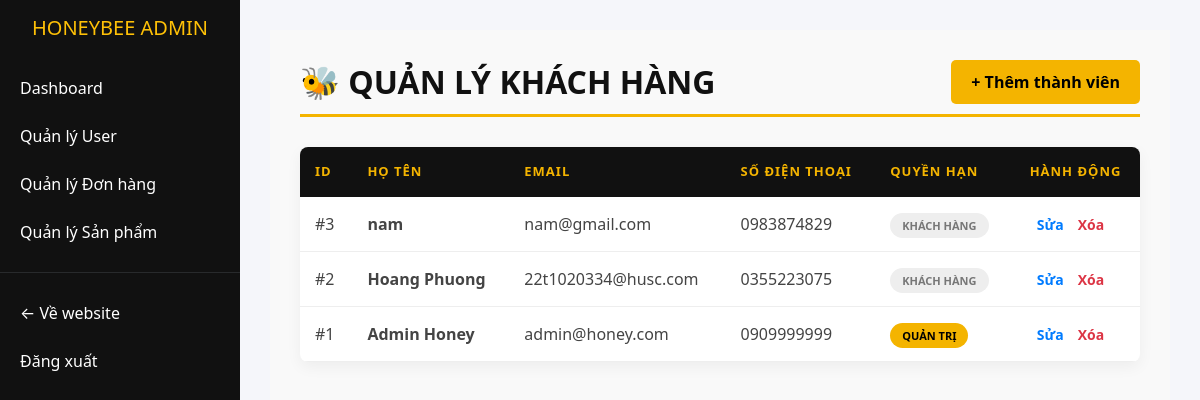
Page /admin/user (signed in) on the committed database.
### tables this page shows
CREATE TABLE `users` (
  `id` int(11) NOT NULL AUTO_INCREMENT,
  `name` varchar(250) NOT NULL,
  `email` varchar(250) NOT NULL,
  `phone` varchar(15) NOT NULL,
  `password` varchar(250) NOT NULL,
  `role` varchar(10) NOT NULL,
  PRIMARY KEY (`id`)
);

### admin/src/Controller.php (called while the page is built, shortened)
<?php
class Controller
{
    protected function render($view, $data = [])
    {
        extract($data);
        require __DIR__ . '/Views/' . $view . '.php';
        require __DIR__ . '/../templates/layout.php';
    }
}

### admin/src/Controllers/UserController.php (called while the page is built, shortened)
<?php
class UserController extends Controller
{
    private $userModel;
    public function __construct()
    {
        $this->userModel = new User();
    }
    public function index()
    {
        $users = $this->userModel->getAllUsers();
        $this->render('users/user-list', ['users' => $users]);
    }
}

### admin/src/Models/User.php (called while the page is built, shortened)
<?php
class User
{
    private $connection;
    public function __construct()
    {
        $host = 'localhost';
        $username = 'root';
        $password = '';
        $database = 'honeybee_schema';
        $this->connection = new \mysqli($host, $username, $password, $database);
    }
    public function getAllUsers()
    {
        $sql = "SELECT id, name, email, phone, role FROM users ORDER BY id DESC";
        $result = $this->connection->query($sql);
        return $result->fetch_all(MYSQLI_ASSOC);
    }
}

### admin/src/Views/users/user-list.php (the view, shortened to what this page needs)
<div class="admin-container">
    <div class="page-header">
        <h2 class="page-title">🐝 Quản lý khách hàng</h2>
        <a href="/admin/user/create" class="btn-honey">+ Thêm thành viên</a>
    </div>
    <table class="user-table">
        <thead>
            <tr>
                <th>ID</th>
                <th>HỌ TÊN</th>
                <th>EMAIL</th>
                <th>SỐ ĐIỆN THOẠI</th>
                <th>QUYỀN HẠN</th>
                <th style="text-align: center;">HÀNH ĐỘNG</th>
            </tr>
        </thead>
        <tbody>
        <?php foreach ($users as $u): ?>
            <tr>
                <td>#<?= $u['id'] ?></td>
                <td><strong><?= htmlspecialchars($u['name']) ?></strong></td>
                <td><?= htmlspecialchars($u['email']) ?></td>
                <td><?= htmlspecialchars($u['phone']) ?></td>
                <td>
                    <span class="role-badge <?= $u['role'] == 1 ? 'role-admin' : 'role-user' ?>">
                        <?= $u['role'] == 1 ? 'Quản trị' : 'Khách hàng' ?>
                    </span>
                </td>
                <td align="center">
                    <a href="/admin/user/edit/<?= $u['id'] ?>" class="action-link edit-link">Sửa</a>
                    <a href="/admin/user/delete/<?= $u['id'] ?>"
                       class="action-link delete-link"
                       onclick="return confirm('Bạn có chắc muốn xóa thành viên này?')">Xóa</a>
                </td>
            </tr>
        <?php endforeach; ?>
        </tbody>
    </table>
</div>
<?php
$content = ob_get_clean();
echo $content; ?>

### admin/src/Router.php (shortened to what this page needs)
<?php
class Router
{
    private $routes = [];
    public function addRoute($pattern, $callback)
    {
        $this->routes[$pattern] = $callback;
    }
    public function match($uri) {
    foreach ($this->routes as $pattern => $handler) {
        if (preg_match($pattern, $uri, $matches)) {
            array_shift($matches);
            return call_user_func_array($handler, $matches);
        }
    }
    throw new \Exception("No route found for URI: " . $uri);
    }
}

### admin/templates/layout.php (style rules this page uses)
body { background: #f5f6fa; }

### admin/src/Views/users/user-list.php (style rules this page uses)
.admin-container { font-family: 'Segoe UI', Arial, sans-serif; padding: 30px; background: #f9f9f9; min-height: 100vh; }
.page-header { display: flex; justify-content: space-between; align-items: center; margin-bottom: 30px; border-bottom: 3px solid #f4b400; padding-bottom: 10px; }
.page-title { color: #111; font-weight: 800; text-transform: uppercase; margin: 0; }
.user-table { width: 100%; border-collapse: collapse; background: #fff; box-shadow: 0 5px 15px rgba(0,0,0,0.05); border-radius: 8px; overflow: hidden; }
.user-table th { background: #111; color: #f4b400; padding: 15px; text-align: left; font-size: 13px; letter-spacing: 1px; }
.user-table td { padding: 15px; border-bottom: 1px solid #eee; vertical-align: middle; color: #444; }
.role-badge { padding: 5px 12px; border-radius: 20px; font-size: 11px; font-weight: bold; text-transform: uppercase; }
.role-admin { background: #f4b400; color: #000; }
.role-user { background: #eee; color: #777; }
.btn-honey { background: #f4b400; color: #000; padding: 10px 20px; text-decoration: none; border-radius: 5px; font-weight: bold; transition: 0.3s; border: none; }
.action-link { text-decoration: none; font-weight: 600; margin-right: 10px; font-size: 14px; }
.edit-link { color: #007bff; }
.delete-link { color: #dc3545; }

### rows in the picture
users: id "3", name "nam", email "nam@gmail.com", phone "0983874829", role "KHÁCH HÀNG"
users: id "2", name "Hoang Phuong", email "22t1020334@husc.com", phone "0355223075", role "KHÁCH HÀNG"
users: id "1", name "Admin Honey", email "admin@honey.com", phone "0909999999", role "QUẢN TRỊ"
